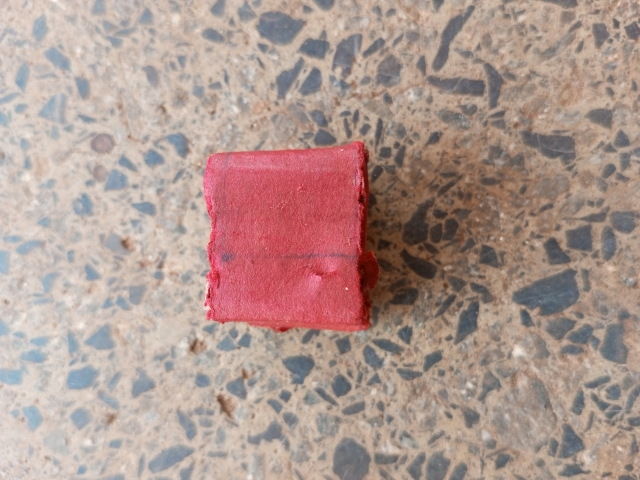
#> input picture camera_calibration/images/IMG_20240408_153443_963.jpg, 640 x 480 px; its folder holds only this picture in this run
$ python 3.py
#> lines starting #> are read from the running program, lines starting #| are printed output that depends on the picture
# Import required modules
import cv2
import numpy as np
import os
import glob


# Define the dimensions of checkerboard
CHECKERBOARD = (8, 8)


# stop the iteration when specified
# accuracy, epsilon, is reached or
# specified number of iterations are completed.
criteria = (cv2.TERM_CRITERIA_EPS +
			cv2.TERM_CRITERIA_MAX_ITER, 30, 0.001)


# Vector for 3D points
threedpoints = []

# Vector for 2D points
twodpoints = []


# 3D points real world coordinates
objectp3d = np.zeros((1, CHECKERBOARD[0]
					* CHECKERBOARD[1],
					3), np.float32)
objectp3d[0, :, :2] = np.mgrid[0:CHECKERBOARD[0],
							0:CHECKERBOARD[1]].T.reshape(-1, 2)

# Extracting path of individual image stored
# in a given directory. Since no path is
# specified, it will take current directory
# jpg files alone
images = glob.glob('images/*.jpg')

for filename in images:
	image = cv2.imread(filename)
#> image is the input picture: shape (480, 640, 3); mean B, G, R 144.1, 151.1, 174.7
	grayColor = cv2.cvtColor(image, cv2.COLOR_BGR2GRAY)
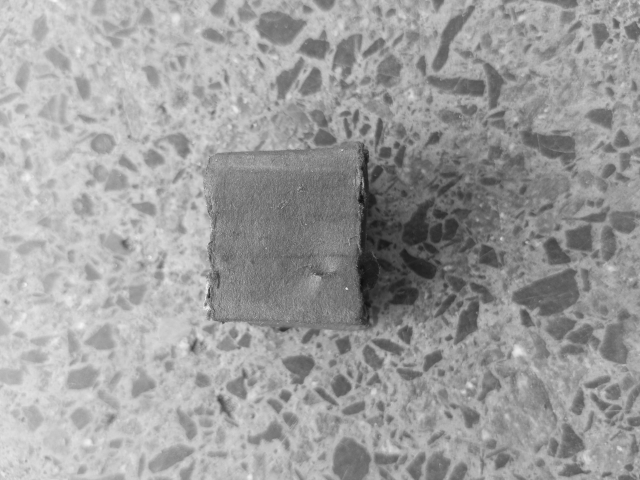
#> grayColor: shape (480, 640); min 15, max 248, mean 157.3

	# Find the chess board corners
	# If desired number of corners are
	# found in the image then ret = true
	ret, corners = cv2.findChessboardCorners(
					grayColor, CHECKERBOARD,
					cv2.CALIB_CB_ADAPTIVE_THRESH
					+ cv2.CALIB_CB_FAST_CHECK +
					cv2.CALIB_CB_NORMALIZE_IMAGE)
#> ret = False; corners = None

	# If desired number of corners can be detected then,
	# refine the pixel coordinates and display
	# them on the images of checker board
	if ret == True:
		threedpoints.append(objectp3d)

		# Refining pixel coordinates
		# for given 2d points.
		corners2 = cv2.cornerSubPix(
			grayColor, corners, (11, 11), (-1, -1), criteria)

		twodpoints.append(corners2)

		# Draw and display the corners
		image = cv2.drawChessboardCorners(image,
										CHECKERBOARD,
										corners2, ret)

	cv2.imshow('img', image)
	cv2.waitKey(0)
	h, w = image.shape[:2]
#> h = 480; w = 640

	# Perform camera calibration by passing the value of above found out 3D points (threedpoints)
	# and its corresponding pixel coordinates of the detected corners (twodpoints)
#> (the run stopped early here; a loop or call above may not have finished)
